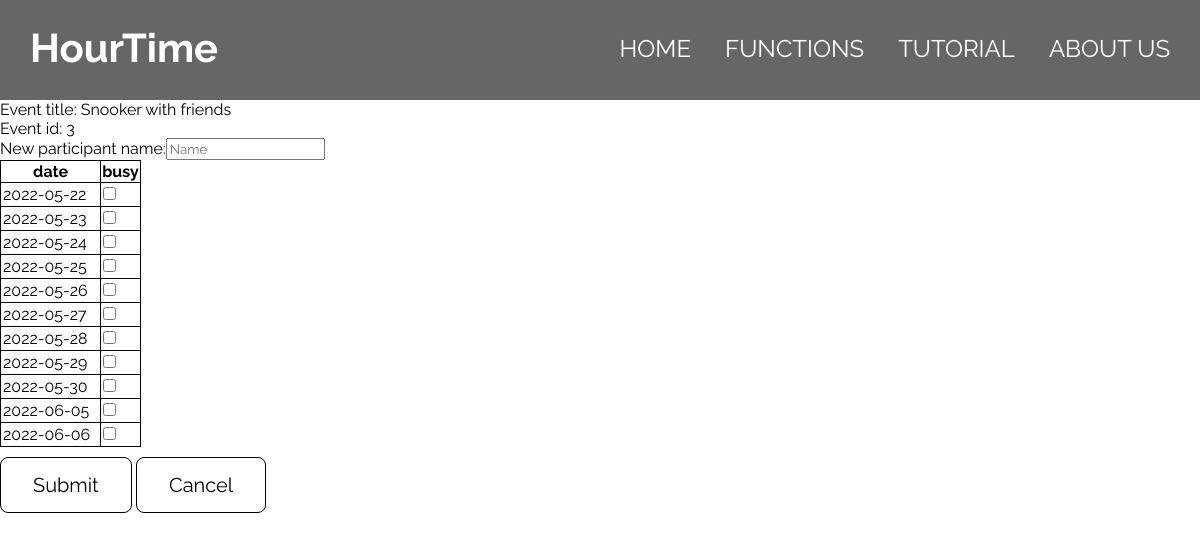
The app's page /add_new_participant?event_id=3 with its own data.
### main.py (models this page shows, shortened)
class Event(db.Model):
    id = db.Column(db.Integer, primary_key=True)
    title = db.Column(db.String(100))
    dates = db.relationship("Date", cascade="all, delete-orphan", backref="event")
    people = db.relationship("Person", cascade="all, delete-orphan", backref="event")

class Date(db.Model):
    id = db.Column(db.Integer, primary_key=True)
    date = db.Column(db.Date)
    event_id = db.Column(db.Integer, db.ForeignKey("event.id"))

### main.py (the view)
@app.route("/add_new_participant", methods=["GET", "POST"])
def add_new_participant():
    event_id = request.args.get("event_id")
    query_event = Event.query.filter_by(id=event_id).first()
    if request.method == "POST":
        new_name = request.form["name"]
        new_person = Person(name=new_name, event=query_event)
        db.session.add(new_person)
        for i in request.form:
            if i != "name":
                busy_date = datetime.datetime.strptime(i, "%Y-%m-%d").date()
                new_busy_date = Busy_date(date=busy_date, person=new_person)
                db.session.add(new_busy_date)
        db.session.commit()
        return render_template("add_new_participant_status.html", status="Success", person=new_person)
    else:
        return render_template("add_new_participant.html", event=query_event)

### templates/add_new_participant.html (shortened to what this page needs)
{% extends "base.html" %}
{% block navright %}
<li><a href="/">Home</a></li>
<li><a href="/functions" class="active">Functions</a></li>
<li><a href="/tutorial">Tutorial</a></li>
<li><a href="/about">About Us</a></li>
{% endblock %}
{% block content %}
<p>Event title: {{event.title}}</p>
<p>Event id: {{event.id}}</p>
<form id = "event_inp" action = "#" method="post">
    <p>New participant name:<input type="text" name="name", placeholder="Name" required></p>
    <table border="1">
        <tr>
            <th>date</th>
            <th>busy</th>
        </tr>
    {% for date in event.dates %}
        <tr>
            <td>{{date.date}}</td>
            <td><input type="checkbox" name="{{date.date}}"></td>
        </tr>
    {% endfor %}
    </table>
    <input type='submit' value='Submit' class="button">
    <a href="/find_event?event_id={{event.id}}" class="button">Cancel</a>
</form>
{% endblock %}

### static/css/main.css (style rules this page uses)
body { background-color:white; }
* { margin:0px; list-style: none; font-family: 'Raleway', sans-serif; }
a { text-decoration: none; }
.button { background-color: #FFFFFF; border: 1.5px solid rgb(0,0,0); border-radius: .5rem; box-sizing: border-box; color: black; padding: 15px 32px; text-align: center; text-decoration: none; display: inline-block; font-size: 20px; margin-top: 10px; }
table, th, td { border: 0.5px solid; border-collapse: collapse; }
td { padding-left: 2px; padding-right: 10px; padding-top: 2px; padding-bottom: 2px; }
#navright li { display:inline; }
#navright a { color:white; font-size:1.5em; margin-right:30px; text-transform: uppercase; text-decoration: none; transition: color 0.1s; }

### records on screen
Event: title "Snooker with friends", id "3"
Date: date "2022-05-22"
Date: date "2022-05-23"
Date: date "2022-05-24"
Date: date "2022-05-25"
Date: date "2022-05-26"
Date: date "2022-05-27"
Date: date "2022-05-28"
Date: date "2022-05-29"
Date: date "2022-05-30"
Date: date "2022-06-05"
Date: date "2022-06-06"
